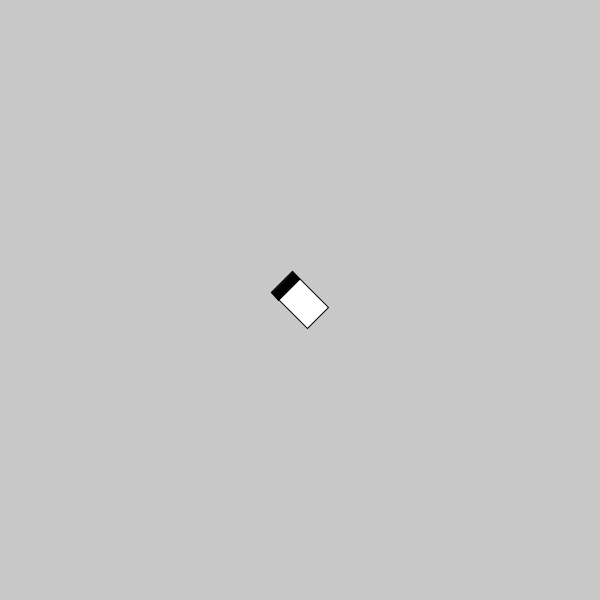
Frame 1 (no input)
Frame 60 (the mouse pressed at the canvas centre just before this capture): identical to frame 1, image omitted
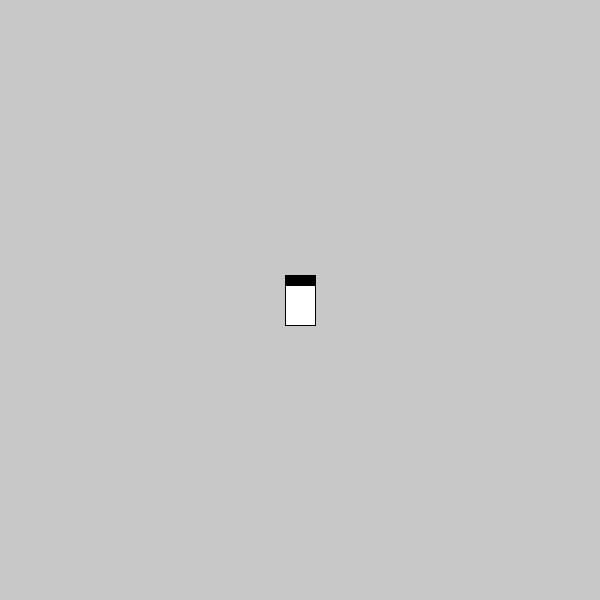
Frame 120 (the mouse held since frame 60 and released just before this capture)

The Processing sketch that drew these frames (run headless with seeded random() and noise(); from frame 60 on, the mouse is pressed at the canvas centre):

// Processing sketch: sketch_190524d
// ── sketch_190524d.pde
float deg = 0.;



void settings()
{
  size(600,600);
}



void setup()
{
  
  rectMode(CENTER);
}



void draw()
{
  background(200);
  
  int x = mouseX - width/2;
  int y = height - mouseY - height/2;
  float old_deg = deg;
  deg = atan2(float(x), float(y));
  
  
  pushMatrix();
  translate(width/2, height/2);
  rotate(deg);
  fill(255);
  rect(0, 0, 30, 50);
  fill(0);
  rect(0, -20, 30, 10);
  popMatrix();
  
  
  println(x, " ", y, " ", abs(deg - old_deg));
}
